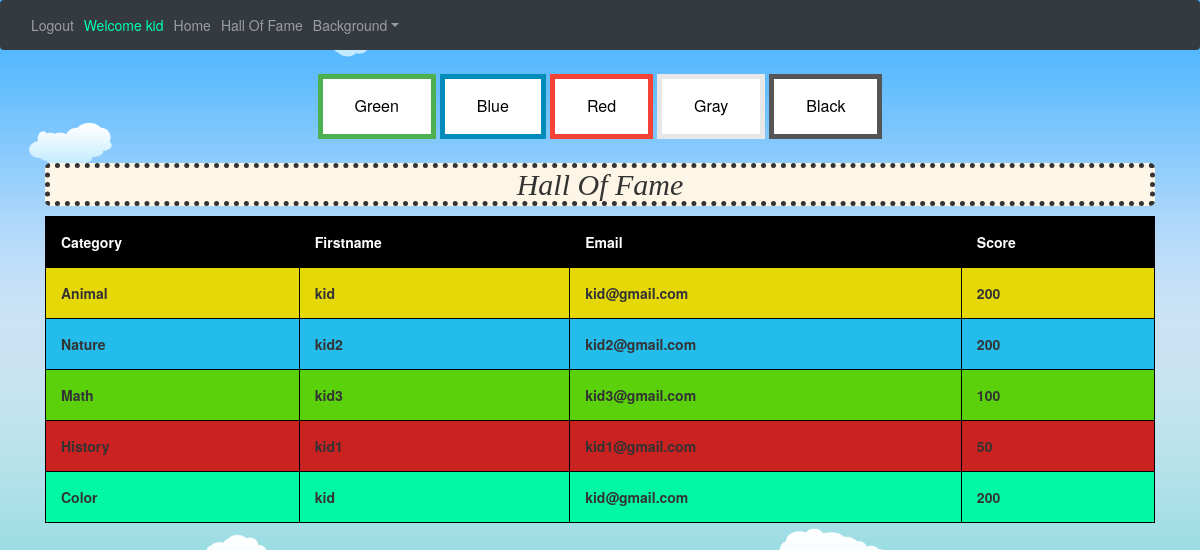
Screenshot of /hallOfFame (signed in) with the database file from the repository.
### website/models.py (models this page shows)
class User(db.Model, UserMixin):
    id = db.Column(db.Integer, primary_key=True)
    email = db.Column(db.String(150), unique=True)
    password = db.Column(db.String(150))
    first_name = db.Column(db.String(150))
    auth = db.Column(db.String(50))
    background = db.Column(db.String(100))
    scores = db.relationship('Score')

### website/views.py (the view)
@views.route('/hallOfFame', methods=['GET', 'POST'])
@login_required
def hallOfFame():
    back=Background.query.all()
    users=User.query.filter_by(auth="kid").all()
    session["category"] = "Animal"
    animal_cat = "Animal"
    animal_users=SortByScore(users)
    animal_scores=getScores(animal_users)
    session["category"] = "Nature"
    nature_cat = "Nature"
    nature_users=SortByScore(users)
    nature_scores=getScores(nature_users)
    session["category"] = "Math"
    math_cat = "Math"
    math_users=SortByScore(users)
    math_scores=getScores(math_users)
    session["category"] = "History"
    history_cat = "History"
    history_users=SortByScore(users)
    history_scores=getScores(history_users)
    session["category"] = "Color"
    color_cat = "Color"
    color_users=SortByScore(users)
    color_scores=getScores(color_users)
    return render_template("hallOfFame.html",user=current_user, background=back, animal_user=animal_users[0], animal_score=animal_scores[0],
    nature_user=nature_users[0], nature_score=nature_scores[0], math_user=math_users[0], math_score=math_scores[0], history_user=history_users[0], history_score=history_scores[0],
     color_user=color_users[0], color_score=color_scores[0], animal_cat=animal_cat, nature_cat=nature_cat, math_cat=math_cat, history_cat=history_cat,
     color_cat=color_cat)

### website/__init__.py (called while the page is built)
def create_app():
    app = Flask(__name__)
    app.config['SECRET_KEY'] = 'hjshjhdjah kjshkjdhjs'
    app.config['SQLALCHEMY_DATABASE_URI'] = f'sqlite:///{DB_NAME}'
    db.init_app(app)
    from .views import views
    from .auth import auth
    app.register_blueprint(auth, url_prefix='/')
    app.register_blueprint(views, url_prefix='/')
    from .models import User
    create_database(app)
    login_manager = LoginManager()
    login_manager.login_view = 'auth.login'
    login_manager.init_app(app)
    @login_manager.user_loader
    def load_user(id):
        return User.query.get(int(id))
    return app

### website/views.py (called while the page is built)
def getScores(users):
    scores=[]
    if session["category"]=="Animal":
        for i in range(len(users)):
            scores.append(users[i].scores[0].animal_score)
    elif session["category"]=="Nature":
        for i in range(len(users)):
            scores.append(users[i].scores[0].nature_score)
    elif session["category"]=="Math":
        for i in range(len(users)):
            scores.append(users[i].scores[0].math_score)
    elif session["category"]=="History":
        for i in range(len(users)):
            scores.append(users[i].scores[0].history_score)
    elif session["category"]=="Color":
        for i in range(len(users)):
            scores.append(users[i].scores[0].color_score)
    return scores

def SortByScore(users):
    tempusers = []
    for i in range(len(users)):
        tempusers.insert(i,users[i])
    for i in range(len(tempusers)):
        k=i+1
        for j in range(k,len(tempusers)):
            getScoreCategory(us=tempusers[i])
            if getScoreCategory(us=tempusers[i])<getScoreCategory(us=tempusers[j]):
                temp=tempusers[i]
                tempusers[i]=tempusers[j]
                tempusers[j]=temp
    return tempusers

def getScoreCategory(us):
    if session["category"]=="Animal":
        return us.scores[0].animal_score
    elif session["category"]=="Nature":
        return us.scores[0].nature_score
    elif session["category"]=="Math":
        return us.scores[0].math_score
    elif session["category"]=="History":
        return us.scores[0].history_score
    elif session["category"]=="Color":
        return us.scores[0].color_score

### website/templates/hallOfFame.html (shortened to what this page needs)
{% extends "base.html" %} {% block title %}Hall Of Fame{% endblock %} {% block content
    %}
<!DOCTYPE html>
<html lang="en">
<head>
  <link rel="stylesheet" href="https://maxcdn.bootstrapcdn.com/bootstrap/3.4.1/css/bootstrap.min.css">
</head>
<body>
<div class="container">
  <h2 class="d-flex justify-content-center" style="background-color: oldlace;
  font-style: italic; border-style: dotted;
  border-width: thick; border-radius: 5px; font-family: bold;">Hall Of Fame</h2>
  <table id="t01">
    <thead>
      <tr class="success">
        <th>Category</th>
        <th>Firstname</th>
        <th>Email</th>
        <th>Score</th>
      </tr>
    </thead>
    <tbody>
      <tr>
        <td><b>{{animal_cat}}</b></td>
        <td><b>{{animal_user.first_name}}</b></td>
        <td><b>{{animal_user.email}}</b></td>
        <td><b>{{animal_score}}</b></td>
      </tr>
      <tr>
        <td><b>{{nature_cat}}</b></td>
        <td><b>{{nature_user.first_name}}</b></td>
        <td><b>{{nature_user.email}}</b></td>
        <td><b>{{nature_score}}</b></td>
      </tr>
      <tr>
        <td><b>{{math_cat}}</b></td>
        <td><b>{{math_user.first_name}}</b></td>
        <td><b>{{math_user.email}}</b></td>
        <td><b>{{math_score}}</b></td>
      </tr>
      <tr>
        <td><b>{{history_cat}}</b></td>
        <td><b>{{history_user.first_name}}</b></td>
        <td><b>{{history_user.email}}</b></td>
        <td><b>{{history_score}}</b></td>
      </tr>
      <tr>
        <td><b>{{color_cat}}</b></td>
        <td><b>{{color_user.first_name}}</b></td>
        <td><b>{{color_user.email}}</b></td>
        <td><b>{{color_score}}</b></td>
      </tr>
    </tbody>
  </table>
</div>
</body>
</html>
{% endblock %}

### website/templates/base.html (shortened to what this page needs)
<!DOCTYPE html>
<html>
  <head>
    <link
      rel="stylesheet"
      href="https://stackpath.bootstrapcdn.com/bootstrap/4.4.1/css/bootstrap.min.css"
    />
    <link
      rel="stylesheet"
      href="https://stackpath.bootstrapcdn.com/font-awesome/4.7.0/css/font-awesome.min.css"
    />
  </head>
  <body>
    <nav class="navbar navbar-expand-lg navbar-dark bg-dark">
      <div class="collapse navbar-collapse" id="navbar">
        <div class="navbar-nav">
          {% if user.is_authenticated %}
          <a class="nav-item nav-link" onmouseover="logOutSound()" id="logout" href="/logout">Logout</a>
          <a class="nav-item nav-link" style="color: rgb(0, 255, 179);">Welcome {{user.first_name}}</a>
            {% if user.auth=="kid" %}
            <a class="nav-item nav-link" id="managment" href="/kidPage">Home</a>
            <a class="nav-item nav-link" id="managment" href="/hallOfFame">Hall Of Fame</a>
            {% endif %}
          <div class="nav-item dropdown">
            <a class="nav-link dropdown-toggle btnnavbar" href="#" id="navbarDropdownMenuLink" role="button" data-toggle="dropdown" aria-haspopup="true" aria-expanded="false" >Background</a>
          </div>
          {% else %}
          <a class="nav-item nav-link" id="login" href="/">Login</a>
          {% endif %}
        </div>
      </div>
    </nav>
    <div class="d-flex justify-content-center">
      <button class="button button1" onclick="BackGreen()">Green</button>
      <button class="button button2" onclick="BackBlue()">Blue</button>
      <button class="button button3" onclick="BackRed()">Red</button>
      <button class="button button4" onclick="BackGray()">Gray</button>
      <button class="button button5" onclick="BackBlack()">Black</button>
    </div>
    <div class="container-fluid">{% block content %} {% endblock %}</div>
  </body>
</html>

### website/templates/hallOfFame.html (style rules this page uses)
table { width:100%; }
table, th, td { border: 1px solid black; border-collapse: collapse; }
th, td { padding: 15px; text-align: left; }
#t01 tr:nth-child(even) { background-color: #eee; }
#t01 tr:nth-child(odd) { background-color: #fff; }
#t01 tr:nth-child(5) { background-color: rgb(0,248,165); }
#t01 tr:nth-child(4) { background-color: rgb(202,33,33); }
#t01 tr:nth-child(3) { background-color: rgb(91, 209, 12); }
#t01 tr:nth-child(2) { background-color: rgb(35, 188, 235); }
#t01 tr:nth-child(1) { background-color: rgb(230, 215, 7); }
#t01 th { background-color: rgb(0, 0, 0); color: white; }

### rows the page displays
User: first_name "kid", email "kid@gmail.com"
User: first_name "kid2", email "kid2@gmail.com"
User: first_name "kid3", email "kid3@gmail.com"
User: first_name "kid1", email "kid1@gmail.com"

### other values shown
{{ animal_cat }} "Animal"
{{ animal_score }} "200"
{{ nature_cat }} "Nature"
{{ nature_score }} "200"
{{ math_cat }} "Math"
{{ math_score }} "100"
{{ history_cat }} "History"
{{ history_score }} "50"
{{ color_cat }} "Color"
{{ color_score }} "200"
